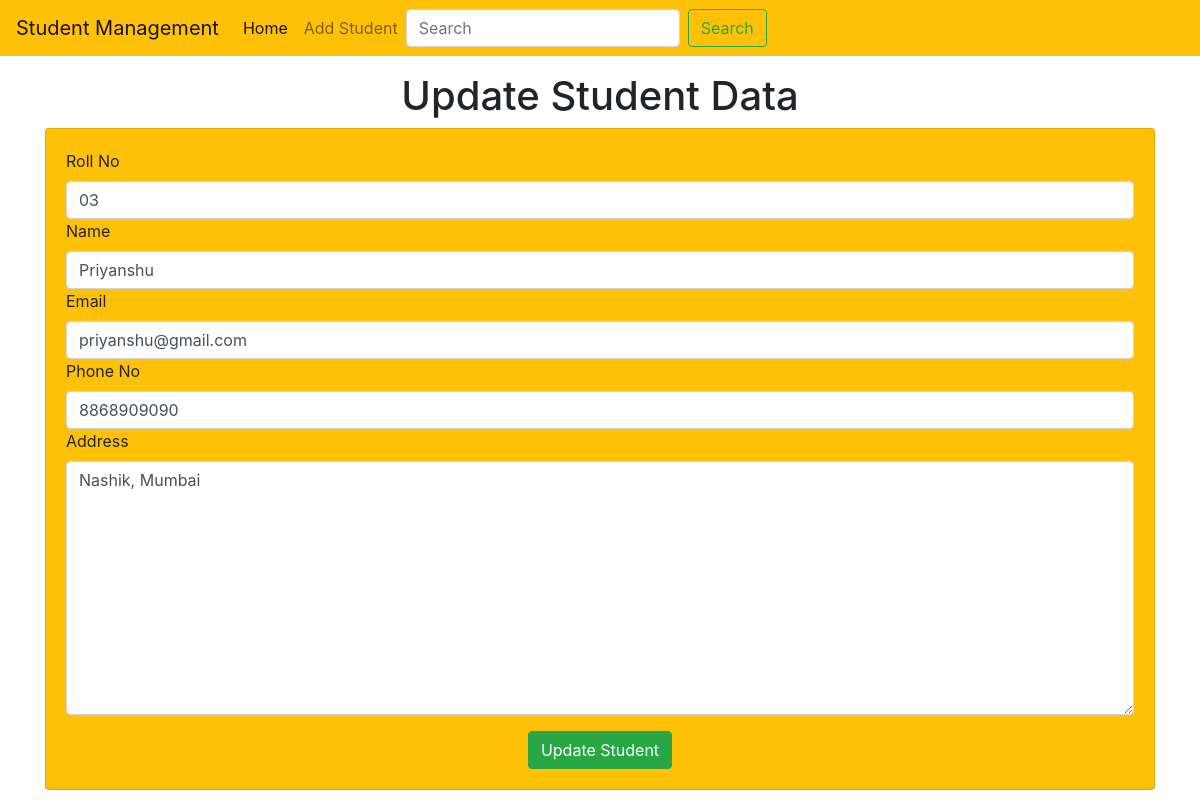
Page /std/update-std/5 on the committed database.
### std/models.py (models this page shows)
class Student(models.Model):
    roll=models.CharField(max_length=100)
    name=models.CharField(max_length=50)
    email=models.CharField(max_length=150)
    phone=models.CharField(max_length=10)
    address=models.CharField(max_length=200)

### std/views.py (the view)
# urls.py: path("update-std/<int:roll>",update_std),
def update_std(request,roll):
    std=Student.objects.get(pk=roll)
    return render(request, "std/update_std.html", {'std':std})

### templates/std/update_std.html (shortened to what this page needs)
<!doctype html>
<html lang="en">
  <head>
    <link rel="stylesheet" href="https://cdn.jsdelivr.net/npm/bootstrap@4.6.2/dist/css/bootstrap.min.css">
  </head>
  <body>
    {% include 'std/navbar.html' %}
    <h1 class="text-center mt-3">Update Student Data</h1>
      <div class="container">
        <div class="row">
            <div class="col-md-12">
                <div class="card bg-warning">
                    <div class="card-body">
                        <form action="/std/do-update-std/{{std.id}}" method="POST">
                            <div class="md-3">
                                <label for="roll">Roll No</label>
                                 <input name="std_roll" type="text" id="roll" class="form-control" placeholder="Enter your Roll No" required value="{{std.roll}}">
                            </div>
                            <div class="md-3">
                                <label for="name">Name</label>
                                <input name="std_name" type="text" id="name" class="form-control" placeholder="Enter your Name" required value="{{std.name}}">
                            </div>
                            <div class="md-3">
                                <label for="email">Email</label>
                                <input name="std_email" type="text" id="email" class="form-control" placeholder="Enter your Email" required value="{{std.email}}">
                            </div>
                            <div class="md-3">
                                <label for="phone">Phone No</label>
                                <input name="std_phone" type="text" id="phone" class="form-control" placeholder="Enter your Phone No" required value="{{std.phone}}">
                            </div>
                            <div class="md-3">
                                <label for="address">Address</label>
                                <textarea name="std_address" id="address" rows="10" class="form-control"  placeholder="Enter your Address">{{std.address}}</textarea>
                            </div>
                            <div class="container text-center mt-3">
                                <button class="btn btn-success">
                                    Update Student
                                </button>
                            </div>
                        </form>
                    </div>
                </div>
            </div>
        </div>
      </div>
  </body>
</html>

### rows in the picture
Student: std_roll "03", std_name "Priyanshu", std_email "priyanshu@gmail.com", std_phone "8868909090", std_address "Nashik, Mumbai"
